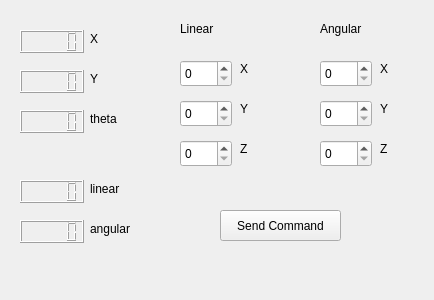
<?xml version="1.0" encoding="UTF-8"?>
<ui version="4.0">
 <class>Form</class>
 <widget class="QWidget" name="Form">
  <property name="geometry">
   <rect>
    <x>0</x>
    <y>0</y>
    <width>434</width>
    <height>300</height>
   </rect>
  </property>
  <property name="windowTitle">
   <string>Form</string>
  </property>
  <widget class="QLCDNumber" name="pose_y_lcd">
   <property name="geometry">
    <rect>
     <x>20</x>
     <y>70</y>
     <width>64</width>
     <height>23</height>
    </rect>
   </property>
  </widget>
  <widget class="QLCDNumber" name="pose_angular_lcd">
   <property name="geometry">
    <rect>
     <x>20</x>
     <y>220</y>
     <width>64</width>
     <height>23</height>
    </rect>
   </property>
  </widget>
  <widget class="QLCDNumber" name="pose_linear_lcd">
   <property name="geometry">
    <rect>
     <x>20</x>
     <y>180</y>
     <width>64</width>
     <height>23</height>
    </rect>
   </property>
  </widget>
  <widget class="QLabel" name="pose_x_lbl">
   <property name="geometry">
    <rect>
     <x>90</x>
     <y>30</y>
     <width>58</width>
     <height>17</height>
    </rect>
   </property>
   <property name="text">
    <string>X</string>
   </property>
  </widget>
  <widget class="QLabel" name="pose_angular_lbl">
   <property name="geometry">
    <rect>
     <x>90</x>
     <y>220</y>
     <width>58</width>
     <height>17</height>
    </rect>
   </property>
   <property name="text">
    <string>angular</string>
   </property>
  </widget>
  <widget class="QSpinBox" name="cmd_angular_y_sbx">
   <property name="geometry">
    <rect>
     <x>320</x>
     <y>100</y>
     <width>52</width>
     <height>27</height>
    </rect>
   </property>
  </widget>
  <widget class="QSpinBox" name="cmd_linear_y_sbx">
   <property name="geometry">
    <rect>
     <x>180</x>
     <y>100</y>
     <width>52</width>
     <height>27</height>
    </rect>
   </property>
  </widget>
  <widget class="QLabel" name="pose_tetha_lbl">
   <property name="geometry">
    <rect>
     <x>90</x>
     <y>110</y>
     <width>58</width>
     <height>17</height>
    </rect>
   </property>
   <property name="text">
    <string>theta</string>
   </property>
  </widget>
  <widget class="QLCDNumber" name="pose_theta_lcd">
   <property name="geometry">
    <rect>
     <x>20</x>
     <y>110</y>
     <width>64</width>
     <height>23</height>
    </rect>
   </property>
  </widget>
  <widget class="QLabel" name="cmd_linear_y_lbl">
   <property name="geometry">
    <rect>
     <x>240</x>
     <y>100</y>
     <width>58</width>
     <height>17</height>
    </rect>
   </property>
   <property name="text">
    <string>Y</string>
   </property>
  </widget>
  <widget class="QLabel" name="pose_linear_lbl">
   <property name="geometry">
    <rect>
     <x>90</x>
     <y>180</y>
     <width>58</width>
     <height>17</height>
    </rect>
   </property>
   <property name="text">
    <string>linear</string>
   </property>
  </widget>
  <widget class="QSpinBox" name="cmd_linear_z_sbx">
   <property name="geometry">
    <rect>
     <x>180</x>
     <y>140</y>
     <width>52</width>
     <height>27</height>
    </rect>
   </property>
  </widget>
  <widget class="QLabel" name="cmd_angular_z_lbl">
   <property name="geometry">
    <rect>
     <x>380</x>
     <y>140</y>
     <width>58</width>
     <height>17</height>
    </rect>
   </property>
   <property name="text">
    <string>Z</string>
   </property>
  </widget>
  <widget class="QLabel" name="cmd_linear_lbl">
   <property name="geometry">
    <rect>
     <x>180</x>
     <y>20</y>
     <width>58</width>
     <height>17</height>
    </rect>
   </property>
   <property name="text">
    <string>Linear</string>
   </property>
  </widget>
  <widget class="QLCDNumber" name="pose_x_lcd">
   <property name="geometry">
    <rect>
     <x>20</x>
     <y>30</y>
     <width>64</width>
     <height>23</height>
    </rect>
   </property>
  </widget>
  <widget class="QLabel" name="pose_y_lbl">
   <property name="geometry">
    <rect>
     <x>90</x>
     <y>70</y>
     <width>58</width>
     <height>17</height>
    </rect>
   </property>
   <property name="text">
    <string>Y</string>
   </property>
  </widget>
  <widget class="QLabel" name="cmd_angular_lbl">
   <property name="geometry">
    <rect>
     <x>380</x>
     <y>100</y>
     <width>58</width>
     <height>17</height>
    </rect>
   </property>
   <property name="text">
    <string>Y</string>
   </property>
  </widget>
  <widget class="QSpinBox" name="cmd_angular_z_sbx">
   <property name="geometry">
    <rect>
     <x>320</x>
     <y>140</y>
     <width>52</width>
     <height>27</height>
    </rect>
   </property>
  </widget>
  <widget class="QSpinBox" name="cmd_angular_x_sbx">
   <property name="geometry">
    <rect>
     <x>320</x>
     <y>60</y>
     <width>52</width>
     <height>27</height>
    </rect>
   </property>
  </widget>
  <widget class="QLabel" name="cmd_Angular_lbl">
   <property name="geometry">
    <rect>
     <x>320</x>
     <y>20</y>
     <width>58</width>
     <height>17</height>
    </rect>
   </property>
   <property name="text">
    <string>Angular</string>
   </property>
  </widget>
  <widget class="QLabel" name="cmd_angular_x_lbl">
   <property name="geometry">
    <rect>
     <x>380</x>
     <y>60</y>
     <width>58</width>
     <height>17</height>
    </rect>
   </property>
   <property name="text">
    <string>X</string>
   </property>
  </widget>
  <widget class="QPushButton" name="send_cmd_btn">
   <property name="geometry">
    <rect>
     <x>220</x>
     <y>210</y>
     <width>121</width>
     <height>31</height>
    </rect>
   </property>
   <property name="text">
    <string>Send Command</string>
   </property>
  </widget>
  <widget class="QLabel" name="cmd_linear_z_lbl">
   <property name="geometry">
    <rect>
     <x>240</x>
     <y>140</y>
     <width>58</width>
     <height>17</height>
    </rect>
   </property>
   <property name="text">
    <string>Z</string>
   </property>
  </widget>
  <widget class="QSpinBox" name="cmd_linear_x_sbx">
   <property name="geometry">
    <rect>
     <x>180</x>
     <y>60</y>
     <width>52</width>
     <height>27</height>
    </rect>
   </property>
  </widget>
  <widget class="QLabel" name="cmd_linea_x_lbl">
   <property name="geometry">
    <rect>
     <x>240</x>
     <y>60</y>
     <width>58</width>
     <height>17</height>
    </rect>
   </property>
   <property name="text">
    <string>X</string>
   </property>
  </widget>
 </widget>
 <resources/>
 <connections/>
</ui>
